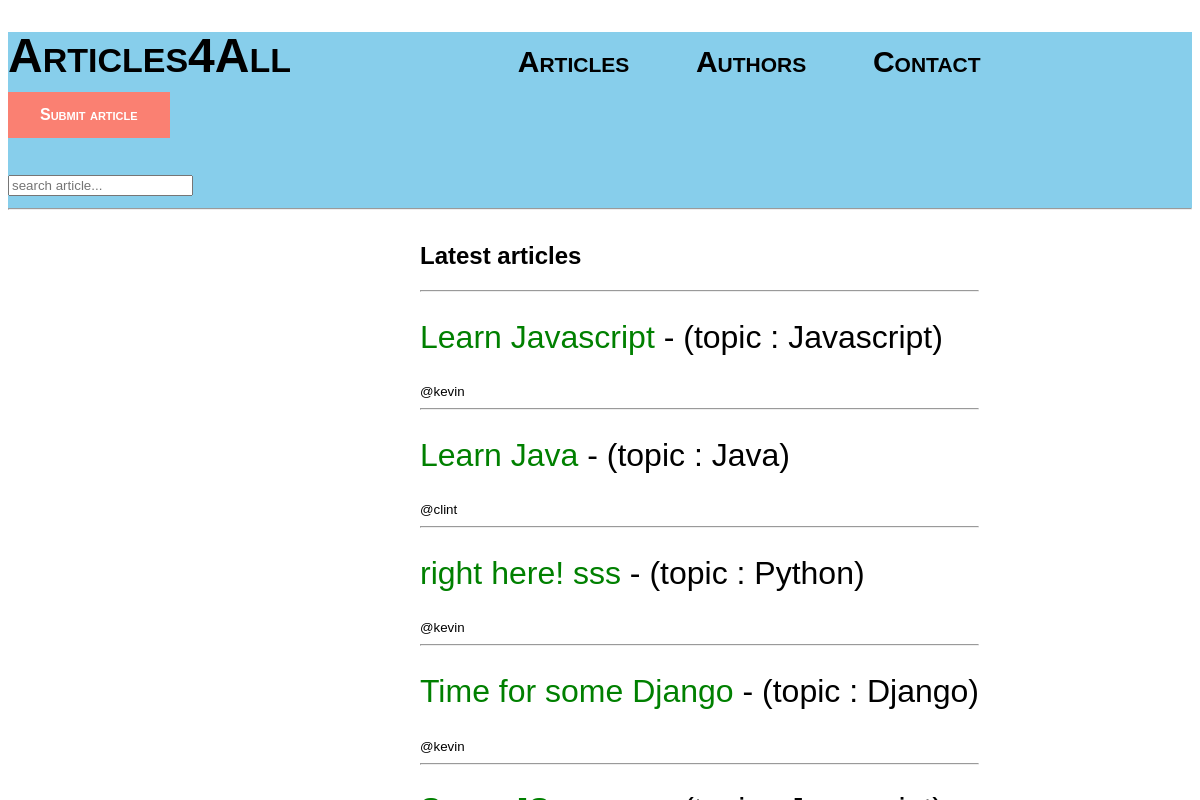
Page /article/ on the earlier database version.
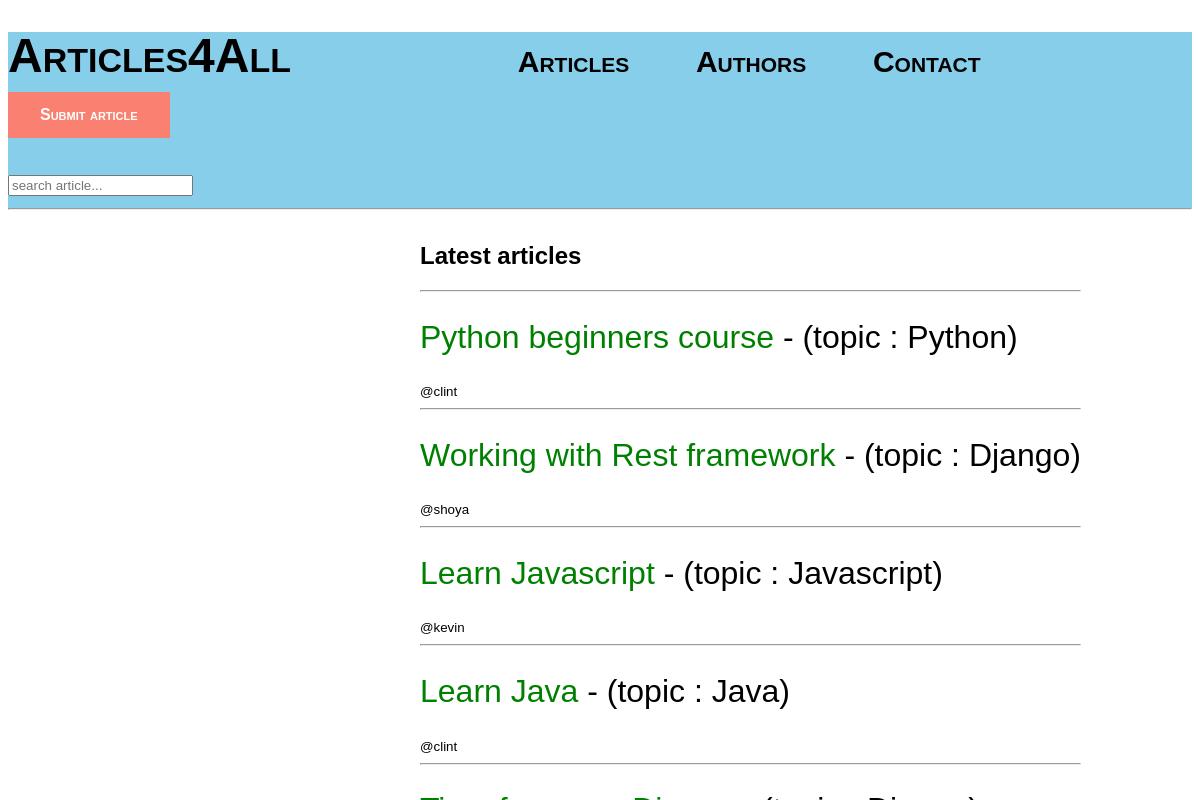
Same page on the later database version.
### articles/models.py (models this page shows, shortened)
class Article(models.Model):
	title = models.CharField(max_length=50)
	topic = models.ForeignKey(Topic, on_delete=models.SET_NULL, null=True)
	body = models.CharField(max_length=800)
	author = models.ForeignKey(Author, on_delete=models.CASCADE)
	updated = models.DateTimeField(auto_now=True)
	created = models.DateTimeField(auto_now_add=True)
	class Meta:
		ordering = ['-updated', 'created']

class Topic(models.Model):
	name = models.CharField(max_length=60)
	def __str__(self):
		return self.name

class Author(models.Model):
	name = models.CharField(max_length=40)
	age = models.CharField(max_length=3)
	email = models.EmailField(max_length=50)
	about = models.CharField(max_length=500)
	def __str__(self):
		return self.name

### articles/views.py (the view)
# urls.py: path('article/', ArticleListView.as_view(), name='articles-page'),
class ArticleListView(View):
	template_name = 'article/articles.html'
	query_set = Article.objects.all()
	def get_queryset(self):
		return self.query_set
	def get(self, request, *args, **kwargs):
		context = {'object': self.get_queryset()}
		return render(request, self.template_name, context)

### articles/templates/article/articles.html (shortened to what this page needs)
{% include 'base.html' %}
{% block content %}
<div class="home-container">
	<div>
		<h2 style="font-family: helvetica, sans-serif;">Latest articles</h2>
		<hr>
	{% for article in object  %}
		<h2 style="font: 2em 'Fira Sans', sans-serif;"><a href="{% url 'article-page' article.id %}" style="font-family: bahnschrift, sans-serif ;text-decoration: none; color: green;">{{article.title}}</a> - (topic : {{article.topic}})</h2> <small style="font-family: arial, sans-serif;">@{{article.author}} </small>
		<br>
		<hr>
	{% endfor %}
	</div>
</div>
{% endblock %}

### templates/base.html (shortened to what this page needs)
<!DOCTYPE html>
<html>
<head>
</head>
<body>
	<div class="header">
		<h1><a href="{% url 'home-page' %}"  style="text-decoration: none; color: black;">Articles4All</a>
		<small><a href="{% url 'articles-page' %}"  style="text-decoration: none; font-size: 30px; color: black;">Articles</a></small>&nbsp;&nbsp;&nbsp;&nbsp;
		<small><a href="{% url 'authors-page' %}"  style="text-decoration: none; font-size: 30px; color: black;">Authors</a></small>&nbsp;&nbsp;&nbsp;&nbsp;
		<small><a href="#"  style="text-decoration: none; font-size: 30px; color: black;">Contact</a></small>&nbsp;&nbsp;&nbsp;&nbsp;&nbsp;&nbsp;&nbsp;&nbsp;&nbsp;&nbsp;&nbsp;&nbsp;
		<a href="{% url 'create-article' %}"  style="background-color: salmon; /* Green */
  border: none;
  color: white;
  padding: 15px 32px;
  text-align: center;
  text-decoration: none;
  display: inline-block;
  font-size: 16px;">Submit article</a>
		</h1>
		{% include 'navbar.html' %}
		<hr>
	</div>
</body>
</html>

### templates/navbar.html (shortened to what this page needs)
{% block content %}
	<div>
		<form method="POST" action="{% url 'home-page' %}?q={{article.title}}">
			<input type="text" name="q" placeholder="search article..." />
		</form>
	</div>
{% endblock %}

### templates/base.html (style rules this page uses)
.header { background-color: skyblue; font: small-caps bold 24px/1 sans-serif; }

### articles/templates/article/articles.html (style rules this page uses)
.home-container { display: grid; position: fixed; left: 420px; }

Differences in the rows shown:
removed Article: title "right here! sss", topic "Python", author "kevin"
no longer on this page (row unchanged): Article: title "Time for some Django", topic "Django", author "kevin"
added Article: title "Python beginners course", topic "Python", author "clint"
added Article: title "Working with Rest framework", topic "Django", author "shoya"
